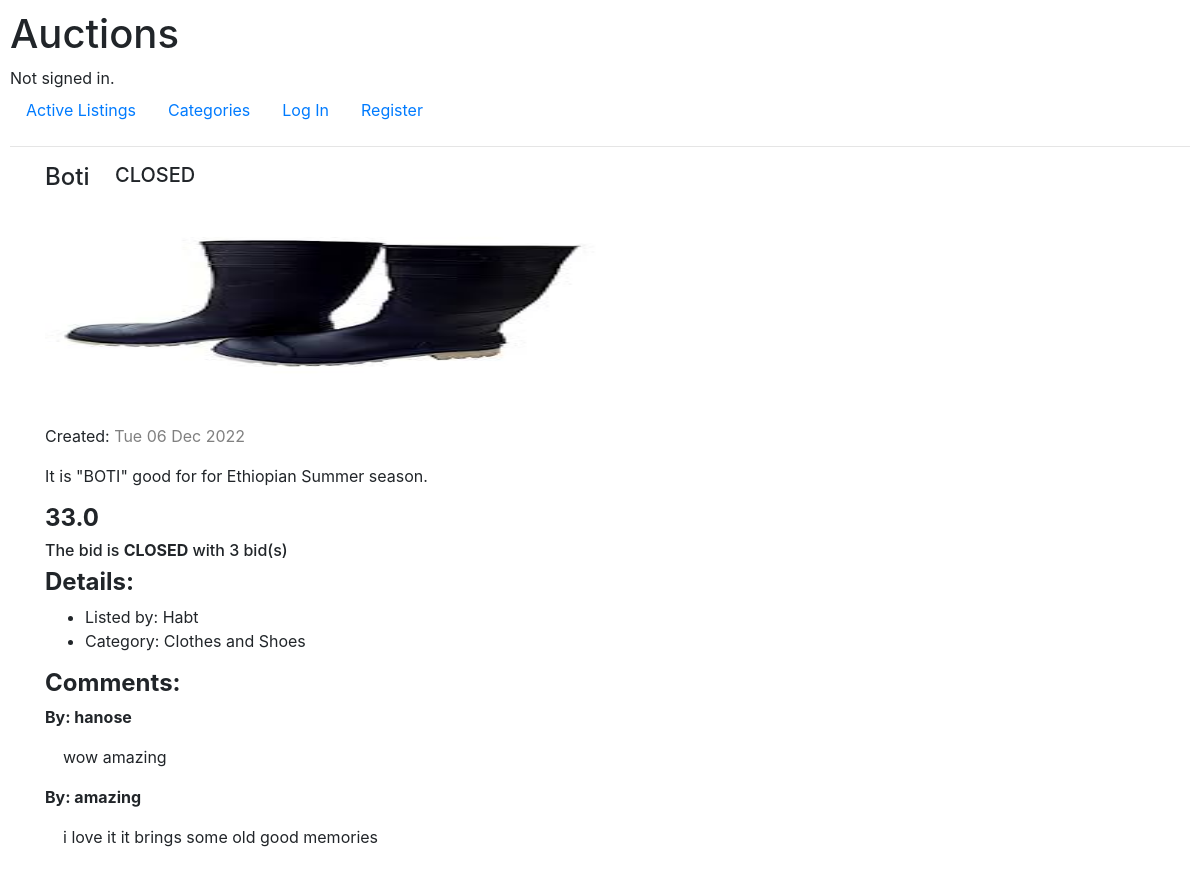
Screenshot of /listing_page/1/False with the database file from the repository.
### auctions/models.py (models this page shows, shortened)
class Listing(models.Model):
    owner = models.ForeignKey(User, on_delete=models.CASCADE, related_name="listings")
    title = models.CharField(max_length=50)
    category = models.ForeignKey(Category, on_delete=models.CASCADE, related_name="listings")
    description = models.CharField(max_length=200)
    image = models.CharField(max_length=50)
    price = models.FloatField(default=0.0)
    open_forbid = models.BooleanField(default=True)
    date = models.DateTimeField(default=timezone.now)

class Bid(models.Model):
    user = models.ForeignKey(User, on_delete=models.CASCADE, related_name="bids")
    listing = models.ForeignKey(Listing, on_delete=models.CASCADE, related_name="bids")
    amount = models.FloatField(default=0.0)

class User(AbstractUser):
    pass

class Category(models.Model):
    name = models.CharField(max_length=50)

class Comment(models.Model):
    user = models.ForeignKey(User, on_delete=models.CASCADE, related_name="comments")
    listing = models.ForeignKey(Listing, on_delete=models.CASCADE, related_name="comments")
    comment = models.CharField(max_length=400)

### auctions/views.py (the view, shortened to what this page needs)
# urls.py: path("listing_page/<int:listing_id>/<str:open>", views.listing_page, name="listing_page"),
def listing_page(request, listing_id, open):
    listing = Listing.objects.get(id=listing_id)
    bids = Bid.objects.all()
    bid_counter = 0
    for bid in bids:
        if bid.listing.id == listing_id:
            bid_counter += 1
            if float(bid.amount) == float(listing.price):
                max_bid = bid
    if open == 'False':
        listing.open_forbid = False
        listing.save()
    listing.image = "../../" + listing.image
    return render(request, "auctions/listing_page.html",{
        "listing": listing,
        "comments": Comment.objects.all(),
        "max_bid": max_bid,
        "bid_counter": bid_counter,
    })

### auctions/templates/auctions/listing_page.html (shortened to what this page needs)
{% extends "auctions/layout.html" %}
{% block body %}
    <div class="container">
        <ul class="nav">
            <li>
                <h4>{{listing.title}} &nbsp; &nbsp;</h4>
            </li>
            {% if listing.open_forbid == False %}
                    <li>
                        <h5>CLOSED  &nbsp;</h5>
                    </li>
            {% endif %}
        </ul>
        <div>
            <img src={{listing.image}} alt="image" height="200" width="50%">
        </div>
        <br>
        <p>Created: <span style="color: gray;">{{listing.date|date:"D d M Y"}}</span></p>
        <P>{{ listing.description }}</P>
        <h4><strong>{{max_bid.amount}}</strong></h4>
        {% if listing.open_forbid == False %}
            <h6>The bid is <strong>CLOSED</strong> with  {{bid_counter}} bid(s)</h6>
        {% endif %}
        <h4><strong>Details:</strong></h4>
            <ul>
                <li>Listed by: {{listing.owner.username}}</li>
                <li>Category: {{listing.category.name}}</li>
            </ul>
        <h4><strong>Comments:</strong></h4>
        {% for comment in comments %}
            {% if comment.listing.id == listing.id %}
                <div>
                    <p><strong>By: {{comment.user.username}}</strong></p>
                    <p>&nbsp &nbsp {{comment.comment}}</p>
                </div>
            {% endif %}
        {% empty %}
                <div></div>
        {%endfor%}
    </div>
{% endblock %}

### auctions/static/auctions/styles.css (style rules this page uses)
body { padding: 10px; }

### rows the page displays
Listing: title "Boti", image (picture), date "Tue 06 Dec 2022", description "It is \"BOTI\" good for for Ethiopian Summer season.", owner.username "Habt", category.name "Clothes and Shoes"
Bid: amount "33.0"
Comment: user.username "hanose", comment "wow amazing"
Comment: user.username "amazing", comment "i love it it brings some old good memories"

### other values shown
{{ bid_counter }} "3"
